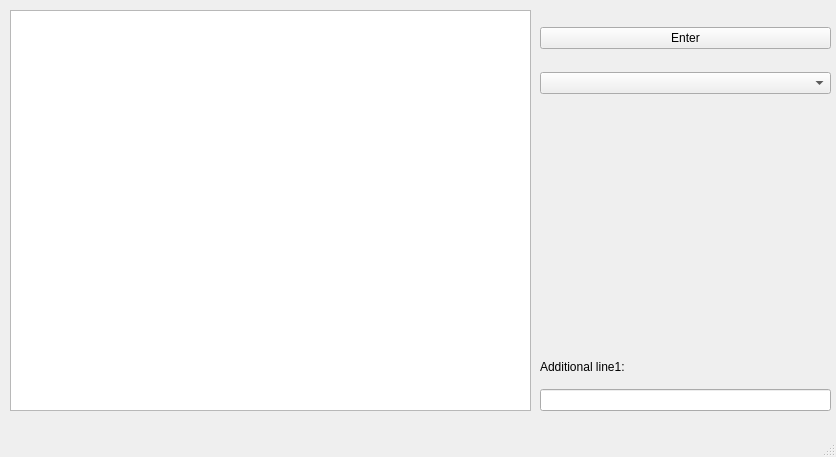
<?xml version="1.0" encoding="UTF-8"?>
<ui version="4.0">
 <class>MainWindow</class>
 <widget class="QMainWindow" name="MainWindow">
  <property name="geometry">
   <rect>
    <x>0</x>
    <y>0</y>
    <width>836</width>
    <height>457</height>
   </rect>
  </property>
  <property name="windowTitle">
   <string>MainWindow</string>
  </property>
  <widget class="QWidget" name="centralwidget">
   <widget class="QTextEdit" name="textEdit">
    <property name="geometry">
     <rect>
      <x>10</x>
      <y>10</y>
      <width>521</width>
      <height>401</height>
     </rect>
    </property>
   </widget>
   <widget class="QWidget" name="layoutWidget">
    <property name="geometry">
     <rect>
      <x>540</x>
      <y>350</y>
      <width>291</width>
      <height>61</height>
     </rect>
    </property>
    <layout class="QVBoxLayout" name="verticalLayout">
     <item>
      <widget class="QLabel" name="label">
       <property name="text">
        <string>Additional line1:</string>
       </property>
      </widget>
     </item>
     <item>
      <widget class="QLineEdit" name="lineEdit">
       <property name="inputMask">
        <string>999</string>
       </property>
      </widget>
     </item>
    </layout>
   </widget>
   <widget class="QWidget" name="layoutWidget">
    <property name="geometry">
     <rect>
      <x>540</x>
      <y>10</y>
      <width>291</width>
      <height>101</height>
     </rect>
    </property>
    <layout class="QVBoxLayout" name="verticalLayout_2">
     <item>
      <widget class="QPushButton" name="pushButton">
       <property name="text">
        <string>Enter</string>
       </property>
      </widget>
     </item>
     <item>
      <widget class="QComboBox" name="comboBox"/>
     </item>
    </layout>
   </widget>
  </widget>
  <widget class="QMenuBar" name="menubar">
   <property name="geometry">
    <rect>
     <x>0</x>
     <y>0</y>
     <width>836</width>
     <height>17</height>
    </rect>
   </property>
  </widget>
  <widget class="QStatusBar" name="statusbar"/>
 </widget>
 <resources/>
 <connections/>
</ui>
